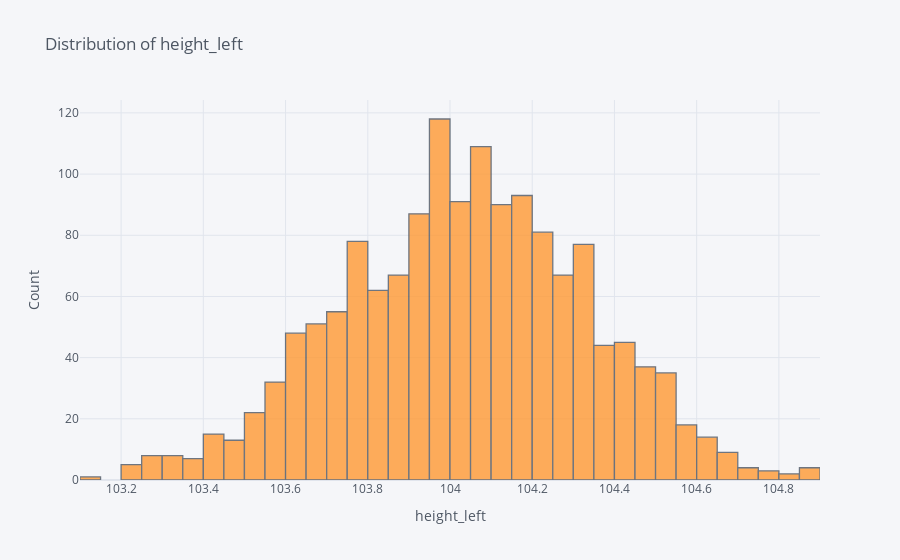

Here is the notebook cell this chart was saved with:
### Code cell
distr(df['height_left'],title='Distribution of height_left',xlabel='height_left',ylabel='Count')

### Figure 1 — Plotly figure (JSON) as saved in the notebook; plotly's stock layout.template omitted (floating-point values rounded to 4 significant figures; data arrays with more than 128 entries replaced by an {"elided": "..."} marker saying what was removed)
{"data": [{"histfunc": "count", "histnorm": "", "marker": {"color": "rgba(255, 153, 51, 1.0)", "line": {"color": "#4D5663", "width": 1.3}}, "name": "height_left", "opacity": 0.8, "orientation": "v", "type": "histogram", "x": {"elided": "1500 float values"}}], "layout": {"barmode": "overlay", "legend": {"bgcolor": "#F5F6F9", "font": {"color": "#4D5663"}}, "paper_bgcolor": "#F5F6F9", "plot_bgcolor": "#F5F6F9", "title": {"font": {"color": "#4D5663"}, "text": "Distribution of height_left"}, "xaxis": {"gridcolor": "#E1E5ED", "showgrid": true, "tickfont": {"color": "#4D5663"}, "title": {"font": {"color": "#4D5663"}, "text": "height_left"}, "zerolinecolor": "#E1E5ED"}, "yaxis": {"gridcolor": "#E1E5ED", "showgrid": true, "tickfont": {"color": "#4D5663"}, "title": {"font": {"color": "#4D5663"}, "text": "Count"}, "zerolinecolor": "#E1E5ED"}}}
